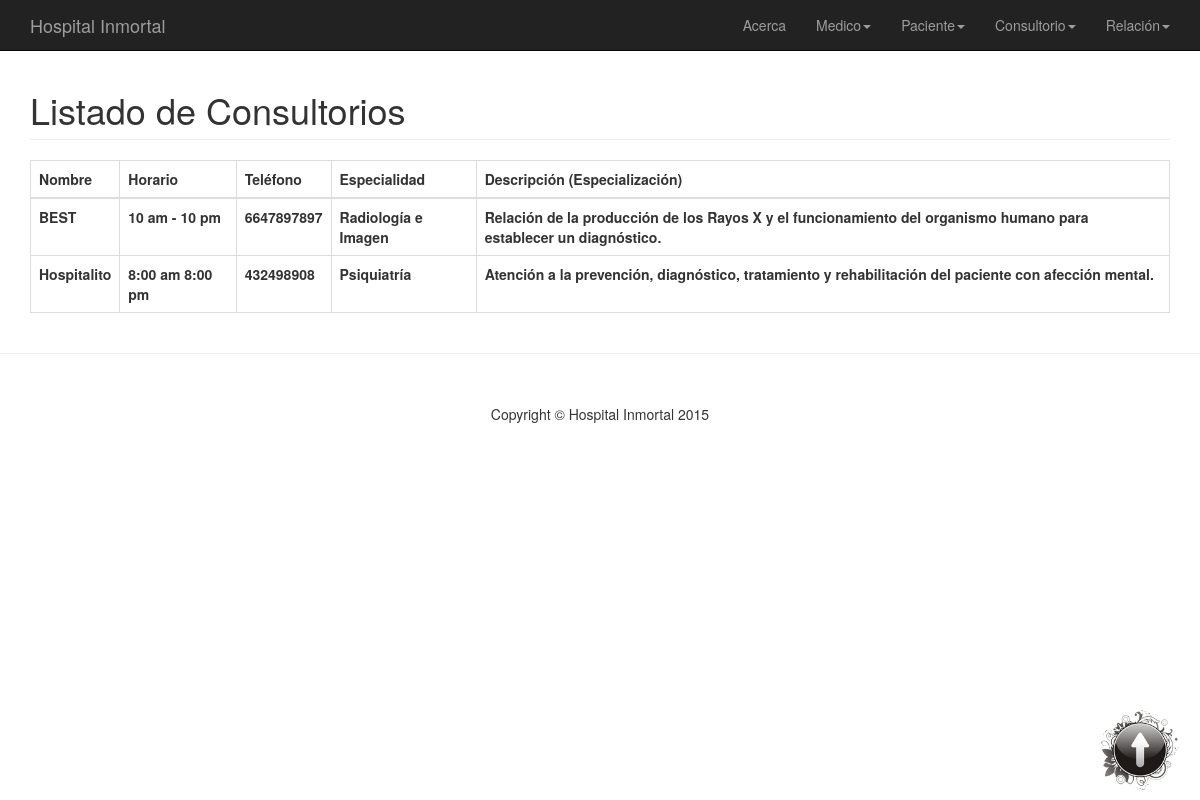
The page /listado_consultorio/ on the database its author committed.
### app/models.py (models this page shows)
class Consultorio(models.Model):
	nombre = models.CharField(max_length=200)
	horario = models.CharField(max_length=200)
	telefono = models.IntegerField()
	especialidad = models.CharField(max_length=200)
	descripcion_es = models.TextField(max_length=500)

### app/views.py (the view)
# urls.py: url(r'^listado_consultorio/$','app.views.listado_consultorio'),
def listado_consultorio(request):
	lis = Consultorio.objects.all()
	return render(request,'app/reporte_consultorio.html',{'lis':lis})

### templates/app/reporte_consultorio.html (shortened to what this page needs)
{% extends 'base.html' %}
{% block bienvenido %}
    <div class="container">
        <div class="row">
            <div class="col-lg-12">
                <h1 class="page-header">
                    Listado de Consultorios
                </h1>
            </div>
        </div>
        <table class="table table-bordered">
							<thead>
								<tr>
									<th>Nombre</th>
									<th>Horario</th>
									<th>Teléfono</th>
									<th>Especialidad</th>
									<th>Descripción (Especialización)</th>
								</tr>
							</thead>
							<tbody>
								{% for a in lis %}
								<tr>
									<th>{{a.nombre}}</th>
									<th>{{a.horario}}</th>
									<th>{{a.telefono}}</th>
									<th>{{a.especialidad}}</th>
									<th>{{a.descripcion_es}}</th>
								</tr>
								{%endfor%}
							</tbody>
				</table>
    </div>
{% endblock %}
    {% block subir %}
    <a style="display:scroll; position:fixed; bottom:10px; right:20px" href="/registrar_medico"><img src="/static/img/up.png" width="80" />
    {% endblock %}

### static/css/modern-business.css (style rules this page uses)
html, body { height: 100%; }
body { padding-top: 50px; }

### rows shown on the page
Consultorio: nombre "BEST", horario "10 am - 10 pm", telefono "6647897897", especialidad "Radiología e Imagen", descripcion_es "Relación de la producción de los Rayos X y el funcionamiento del organismo humano para establecer un diagnóstico."
Consultorio: nombre "Hospitalito", horario "8:00 am 8:00 pm", telefono "432498908", especialidad "Psiquiatría", descripcion_es "Atención a la prevención, diagnóstico, tratamiento y rehabilitación del paciente con afección mental."
